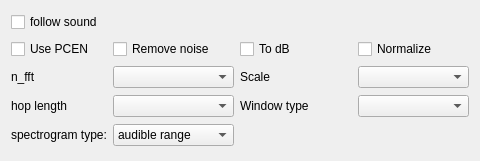
<?xml version="1.0" encoding="UTF-8"?>
<ui version="4.0">
 <class>SpectrogramOptions</class>
 <widget class="QWidget" name="SpectrogramOptions">
  <property name="geometry">
   <rect>
    <x>0</x>
    <y>0</y>
    <width>480</width>
    <height>161</height>
   </rect>
  </property>
  <property name="windowTitle">
   <string>Form</string>
  </property>
  <layout class="QGridLayout" name="gridLayout">
   <item row="1" column="0">
    <widget class="QCheckBox" name="cb_pcen">
     <property name="text">
      <string>Use PCEN</string>
     </property>
    </widget>
   </item>
   <item row="10" column="1">
    <widget class="QComboBox" name="combo_hop_length"/>
   </item>
   <item row="0" column="0">
    <widget class="QCheckBox" name="cb_follow_sound">
     <property name="sizePolicy">
      <sizepolicy hsizetype="Maximum" vsizetype="Fixed">
       <horstretch>0</horstretch>
       <verstretch>0</verstretch>
      </sizepolicy>
     </property>
     <property name="text">
      <string>follow sound</string>
     </property>
    </widget>
   </item>
   <item row="6" column="1">
    <widget class="QComboBox" name="combo_fft"/>
   </item>
   <item row="10" column="2">
    <widget class="QLabel" name="label_38">
     <property name="text">
      <string>Window type</string>
     </property>
    </widget>
   </item>
   <item row="6" column="2">
    <widget class="QLabel" name="label_37">
     <property name="text">
      <string>Scale</string>
     </property>
    </widget>
   </item>
   <item row="10" column="0">
    <widget class="QLabel" name="label_39">
     <property name="text">
      <string>hop length</string>
     </property>
    </widget>
   </item>
   <item row="1" column="2">
    <widget class="QCheckBox" name="cb_todb">
     <property name="text">
      <string>To dB</string>
     </property>
    </widget>
   </item>
   <item row="6" column="3">
    <widget class="QComboBox" name="combo_scale"/>
   </item>
   <item row="1" column="1">
    <widget class="QCheckBox" name="cb_remove_noise">
     <property name="text">
      <string>Remove noise</string>
     </property>
    </widget>
   </item>
   <item row="6" column="0">
    <widget class="QLabel" name="label_40">
     <property name="sizePolicy">
      <sizepolicy hsizetype="Maximum" vsizetype="Preferred">
       <horstretch>0</horstretch>
       <verstretch>0</verstretch>
      </sizepolicy>
     </property>
     <property name="text">
      <string>n_fft</string>
     </property>
    </widget>
   </item>
   <item row="16" column="0">
    <widget class="QLabel" name="label_41">
     <property name="sizePolicy">
      <sizepolicy hsizetype="Fixed" vsizetype="Preferred">
       <horstretch>0</horstretch>
       <verstretch>0</verstretch>
      </sizepolicy>
     </property>
     <property name="text">
      <string>spectrogram type:</string>
     </property>
     <property name="alignment">
      <set>Qt::AlignLeading|Qt::AlignLeft|Qt::AlignVCenter</set>
     </property>
    </widget>
   </item>
   <item row="16" column="1">
    <widget class="QComboBox" name="combo_specType">
     <property name="sizePolicy">
      <sizepolicy hsizetype="Minimum" vsizetype="Fixed">
       <horstretch>0</horstretch>
       <verstretch>0</verstretch>
      </sizepolicy>
     </property>
     <item>
      <property name="text">
       <string>audible range</string>
      </property>
     </item>
     <item>
      <property name="text">
       <string>ultra sonic range</string>
      </property>
     </item>
    </widget>
   </item>
   <item row="1" column="3">
    <widget class="QCheckBox" name="cb_normalize">
     <property name="text">
      <string>Normalize</string>
     </property>
    </widget>
   </item>
   <item row="10" column="3">
    <widget class="QComboBox" name="combo_window"/>
   </item>
  </layout>
 </widget>
 <resources/>
 <connections/>
</ui>
